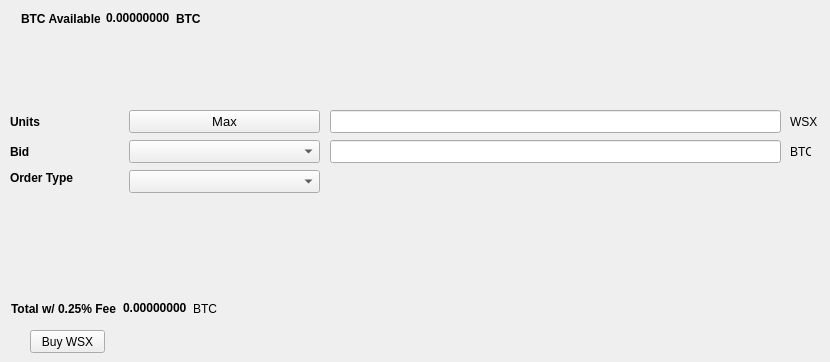
   <widget class="QWidget" name="BuyTab">
    <attribute name="title">
     <string>Buy</string>
    </attribute>
    <widget class="QPushButton" name="BuyICB">
     <property name="geometry">
      <rect>
       <x>30</x>
       <y>330</y>
       <width>75</width>
       <height>23</height>
      </rect>
     </property>
     <property name="text">
      <string>Buy WSX</string>
     </property>
    </widget>
    <widget class="QLabel" name="label_3">
     <property name="geometry">
      <rect>
       <x>10</x>
       <y>110</y>
       <width>46</width>
       <height>23</height>
      </rect>
     </property>
     <property name="font">
      <font>
       <weight>75</weight>
       <bold>true</bold>
      </font>
     </property>
     <property name="text">
      <string>Units</string>
     </property>
    </widget>
    <widget class="QLineEdit" name="UnitsInput">
     <property name="geometry">
      <rect>
       <x>330</x>
       <y>110</y>
       <width>451</width>
       <height>23</height>
      </rect>
     </property>
     <property name="font">
      <font>
       <pointsize>9</pointsize>
       <weight>75</weight>
       <bold>true</bold>
      </font>
     </property>
    </widget>
    <widget class="QLineEdit" name="BuyBidPriceEdit">
     <property name="geometry">
      <rect>
       <x>330</x>
       <y>140</y>
       <width>451</width>
       <height>23</height>
      </rect>
     </property>
     <property name="font">
      <font>
       <pointsize>9</pointsize>
       <weight>75</weight>
       <bold>true</bold>
      </font>
     </property>
    </widget>
    <widget class="QLabel" name="label_4">
     <property name="geometry">
      <rect>
       <x>790</x>
       <y>110</y>
       <width>31</width>
       <height>23</height>
      </rect>
     </property>
     <property name="text">
      <string>WSX</string>
     </property>
    </widget>
    <widget class="QLabel" name="label_5">
     <property name="geometry">
      <rect>
       <x>790</x>
       <y>140</y>
       <width>21</width>
       <height>23</height>
      </rect>
     </property>
     <property name="text">
      <string>BTC</string>
     </property>
    </widget>
    <widget class="QLabel" name="label_6">
     <property name="geometry">
      <rect>
       <x>10</x>
       <y>140</y>
       <width>46</width>
       <height>23</height>
      </rect>
     </property>
     <property name="font">
      <font>
       <weight>75</weight>
       <bold>true</bold>
      </font>
     </property>
     <property name="text">
      <string>Bid</string>
     </property>
    </widget>
    <widget class="QLabel" name="label_7">
     <property name="geometry">
      <rect>
       <x>10</x>
       <y>170</y>
       <width>71</width>
       <height>16</height>
      </rect>
     </property>
     <property name="font">
      <font>
       <weight>75</weight>
       <bold>true</bold>
      </font>
     </property>
     <property name="text">
      <string>Order Type</string>
     </property>
    </widget>
    <widget class="QPushButton" name="Buy_Max_Amount">
     <property name="geometry">
      <rect>
       <x>129</x>
       <y>110</y>
       <width>191</width>
       <height>23</height>
      </rect>
     </property>
     <property name="font">
      <font>
       <pointsize>10</pointsize>
      </font>
     </property>
     <property name="text">
      <string>Max</string>
     </property>
    </widget>
    <widget class="QComboBox" name="BuyBidcomboBox">
     <property name="geometry">
      <rect>
       <x>129</x>
       <y>140</y>
       <width>191</width>
       <height>23</height>
      </rect>
     </property>
     <property name="font">
      <font>
       <pointsize>10</pointsize>
      </font>
     </property>
    </widget>
    <widget class="QComboBox" name="buyOrdertypeCombo">
     <property name="geometry">
      <rect>
       <x>129</x>
       <y>170</y>
       <width>191</width>
       <height>23</height>
      </rect>
     </property>
     <property name="font">
      <font>
       <pointsize>10</pointsize>
      </font>
     </property>
    </widget>
    <widget class="QWidget" name="layoutWidget">
     <property name="geometry">
      <rect>
       <x>21</x>
       <y>11</y>
       <width>180</width>
       <height>15</height>
      </rect>
     </property>
     <layout class="QHBoxLayout" name="horizontalLayout_3">
      <item>
       <widget class="QLabel" name="label232">
        <property name="font">
         <font>
          <weight>75</weight>
          <bold>true</bold>
         </font>
        </property>
        <property name="text">
         <string>BTC Available:</string>
        </property>
       </widget>
      </item>
      <item>
       <widget class="QLabel" name="BtcAvailableLbl">
        <property name="palette">
         <palette>
          <active>
           <colorrole role="WindowText">
            <brush brushstyle="SolidPattern">
             <color alpha="255">
              <red>0</red>
              <green>0</green>
              <blue>0</blue>
             </color>
            </brush>
           </colorrole>
           <colorrole role="Button">
            <brush brushstyle="SolidPattern">
             <color alpha="255">
              <red>0</red>
              <green>170</green>
              <blue>0</blue>
             </color>
            </brush>
           </colorrole>
           <colorrole role="Light">
            <brush brushstyle="SolidPattern">
             <color alpha="255">
              <red>0</red>
              <green>255</green>
              <blue>0</blue>
             </color>
            </brush>
           </colorrole>
           <colorrole role="Midlight">
            <brush brushstyle="SolidPattern">
             <color alpha="255">
              <red>0</red>
              <green>212</green>
              <blue>0</blue>
             </color>
            </brush>
           </colorrole>
           <colorrole role="Dark">
            <brush brushstyle="SolidPattern">
             <color alpha="255">
              <red>0</red>
              <green>85</green>
              <blue>0</blue>
             </color>
            </brush>
           </colorrole>
           <colorrole role="Mid">
            <brush brushstyle="SolidPattern">
             <color alpha="255">
              <red>0</red>
              <green>113</green>
              <blue>0</blue>
             </color>
            </brush>
           </colorrole>
           <colorrole role="Text">
            <brush brushstyle="SolidPattern">
             <color alpha="255">
              <red>0</red>
              <green>170</green>
              <blue>0</blue>
             </color>
            </brush>
           </colorrole>
           <colorrole role="BrightText">
            <brush brushstyle="SolidPattern">
             <color alpha="255">
              <red>255</red>
              <green>255</green>
              <blue>255</blue>
             </color>
            </brush>
           </colorrole>
           <colorrole role="ButtonText">
            <brush brushstyle="SolidPattern">
             <color alpha="255">
              <red>0</red>
              <green>0</green>
              <blue>0</blue>
             </color>
            </brush>
           </colorrole>
           <colorrole role="Base">
            <brush brushstyle="SolidPattern">
             <color alpha="255">
              <red>255</red>
              <green>255</green>
              <blue>255</blue>
             </color>
            </brush>
           </colorrole>
           <colorrole role="Window">
            <brush brushstyle="SolidPattern">
             <color alpha="255">
              <red>0</red>
              <green>170</green>
              <blue>0</blue>
             </color>
            </brush>
           </colorrole>
           <colorrole role="Shadow">
            <brush brushstyle="SolidPattern">
             <color alpha="255">
              <red>0</red>
              <green>0</green>
              <blue>0</blue>
             </color>
            </brush>
           </colorrole>
           <colorrole role="AlternateBase">
            <brush brushstyle="SolidPattern">
             <color alpha="255">
              <red>127</red>
              <green>212</green>
              <blue>127</blue>
             </color>
            </brush>
           </colorrole>
           <colorrole role="ToolTipBase">
            <brush brushstyle="SolidPattern">
             <color alpha="255">
              <red>255</red>
              <green>255</green>
              <blue>220</blue>
             </color>
            </brush>
           </colorrole>
           <colorrole role="ToolTipText">
            <brush brushstyle="SolidPattern">
             <color alpha="255">
              <red>0</red>
              <green>0</green>
              <blue>0</blue>
             </color>
            </brush>
           </colorrole>
          </active>
          <inactive>
           <colorrole role="WindowText">
            <brush brushstyle="SolidPattern">
             <color alpha="255">
              <red>0</red>
              <green>0</green>
              <blue>0</blue>
             </color>
            </brush>
           </colorrole>
           <colorrole role="Button">
            <brush brushstyle="SolidPattern">
             <color alpha="255">
              <red>0</red>
              <green>170</green>
              <blue>0</blue>
             </color>
            </brush>
           </colorrole>
           <colorrole role="Light">
            <brush brushstyle="SolidPattern">
             <color alpha="255">
              <red>0</red>
              <green>255</green>
              <blue>0</blue>
             </color>
            </brush>
           </colorrole>
           <colorrole role="Midlight">
            <brush brushstyle="SolidPattern">
             <color alpha="255">
              <red>0</red>
              <green>212</green>
              <blue>0</blue>
             </color>
            </brush>
           </colorrole>
           <colorrole role="Dark">
            <brush brushstyle="SolidPattern">
             <color alpha="255">
              <red>0</red>
              <green>85</green>
              <blue>0</blue>
             </color>
            </brush>
           </colorrole>
           <colorrole role="Mid">
            <brush brushstyle="SolidPattern">
             <color alpha="255">
              <red>0</red>
              <green>113</green>
              <blue>0</blue>
             </color>
            </brush>
           </colorrole>
           <colorrole role="Text">
            <brush brushstyle="SolidPattern">
             <color alpha="255">
              <red>0</red>
              <green>170</green>
              <blue>0</blue>
             </color>
            </brush>
           </colorrole>
           <colorrole role="BrightText">
            <brush brushstyle="SolidPattern">
             <color alpha="255">
              <red>255</red>
              <green>255</green>
              <blue>255</blue>
             </color>
            </brush>
           </colorrole>
           <colorrole role="ButtonText">
            <brush brushstyle="SolidPattern">
             <color alpha="255">
              <red>0</red>
              <green>0</green>
              <blue>0</blue>
             </color>
            </brush>
           </colorrole>
           <colorrole role="Base">
            <brush brushstyle="SolidPattern">
             <color alpha="255">
              <red>255</red>
              <green>255</green>
              <blue>255</blue>
             </color>
            </brush>
           </colorrole>
           <colorrole role="Window">
            <brush brushstyle="SolidPattern">
             <color alpha="255">
              <red>0</red>
              <green>170</green>
              <blue>0</blue>
             </color>
            </brush>
           </colorrole>
           <colorrole role="Shadow">
            <brush brushstyle="SolidPattern">
             <color alpha="255">
              <red>0</red>
              <green>0</green>
              <blue>0</blue>
             </color>
            </brush>
           </colorrole>
           <colorrole role="AlternateBase">
            <brush brushstyle="SolidPattern">
             <color alpha="255">
              <red>127</red>
              <green>212</green>
              <blue>127</blue>
             </color>
            </brush>
           </colorrole>
           <colorrole role="ToolTipBase">
            <brush brushstyle="SolidPattern">
             <color alpha="255">
              <red>255</red>
              <green>255</green>
              <blue>220</blue>
             </color>
            </brush>
           </colorrole>
           <colorrole role="ToolTipText">
            <brush brushstyle="SolidPattern">
             <color alpha="255">
              <red>0</red>
              <green>0</green>
              <blue>0</blue>
             </color>
            </brush>
           </colorrole>
          </inactive>
          <disabled>
           <colorrole role="WindowText">
            <brush brushstyle="SolidPattern">
             <color alpha="255">
              <red>0</red>
              <green>85</green>
              <blue>0</blue>
             </color>
            </brush>
           </colorrole>
           <colorrole role="Button">
            <brush brushstyle="SolidPattern">
             <color alpha="255">
              <red>0</red>
              <green>170</green>
              <blue>0</blue>
             </color>
            </brush>
           </colorrole>
           <colorrole role="Light">
            <brush brushstyle="SolidPattern">
             <color alpha="255">
              <red>0</red>
              <green>255</green>
              <blue>0</blue>
             </color>
            </brush>
           </colorrole>
           <colorrole role="Midlight">
            <brush brushstyle="SolidPattern">
             <color alpha="255">
              <red>0</red>
              <green>212</green>
              <blue>0</blue>
             </color>
            </brush>
           </colorrole>
           <colorrole role="Dark">
            <brush brushstyle="SolidPattern">
             <color alpha="255">
              <red>0</red>
              <green>85</green>
              <blue>0</blue>
             </color>
            </brush>
           </colorrole>
           <colorrole role="Mid">
            <brush brushstyle="SolidPattern">
             <color alpha="255">
              <red>0</red>
              <green>113</green>
              <blue>0</blue>
             </color>
            </brush>
           </colorrole>
           <colorrole role="Text">
            <brush brushstyle="SolidPattern">
             <color alpha="255">
              <red>0</red>
              <green>85</green>
              <blue>0</blue>
             </color>
            </brush>
           </colorrole>
           <colorrole role="BrightText">
            <brush brushstyle="SolidPattern">
             <color alpha="255">
              <red>255</red>
              <green>255</green>
              <blue>255</blue>
             </color>
            </brush>
           </colorrole>
           <colorrole role="ButtonText">
            <brush brushstyle="SolidPattern">
             <color alpha="255">
              <red>0</red>
              <green>85</green>
              <blue>0</blue>
             </color>
            </brush>
           </colorrole>
           <colorrole role="Base">
            <brush brushstyle="SolidPattern">
             <color alpha="255">
              <red>0</red>
              <green>170</green>
              <blue>0</blue>
             </color>
            </brush>
           </colorrole>
           <colorrole role="Window">
            <brush brushstyle="SolidPattern">
             <color alpha="255">
              <red>0</red>
              <green>170</green>
              <blue>0</blue>
             </color>
            </brush>
           </colorrole>
           <colorrole role="Shadow">
            <brush brushstyle="SolidPattern">
             <color alpha="255">
              <red>0</red>
              <green>0</green>
              <blue>0</blue>
             </color>
            </brush>
           </colorrole>
           <colorrole role="AlternateBase">
            <brush brushstyle="SolidPattern">
             <color alpha="255">
              <red>0</red>
              <green>170</green>
              <blue>0</blue>
             </color>
            </brush>
           </colorrole>
           <colorrole role="ToolTipBase">
            <brush brushstyle="SolidPattern">
             <color alpha="255">
              <red>255</red>
              <green>255</green>
              <blue>220</blue>
             </color>
            </brush>
           </colorrole>
           <colorrole role="ToolTipText">
            <brush brushstyle="SolidPattern">
             <color alpha="255">
              <red>0</red>
              <green>0</green>
              <blue>0</blue>
             </color>
            </brush>
           </colorrole>
          </disabled>
         </palette>
        </property>
        <property name="font">
         <font>
          <weight>75</weight>
          <bold>true</bold>
         </font>
        </property>
        <property name="text">
         <string>0.00000000</string>
        </property>
        <property name="textInteractionFlags">
         <set>Qt::LinksAccessibleByMouse|Qt::TextSelectableByKeyboard|Qt::TextSelectableByMouse</set>
        </property>
       </widget>
      </item>
      <item>
       <widget class="QLabel" name="BtcAvailableLbl_2">
        <property name="font">
         <font>
          <weight>75</weight>
          <bold>true</bold>
         </font>
        </property>
        <property name="text">
         <string>BTC</string>
        </property>
       </widget>
      </item>
     </layout>
    </widget>
    <widget class="QWidget" name="layoutWidget">
     <property name="geometry">
      <rect>
       <x>11</x>
       <y>301</y>
       <width>209</width>
       <height>15</height>
      </rect>
     </property>
     <layout class="QHBoxLayout" name="horizontalLayout_4">
      <item>
       <widget class="QLabel" name="label_9">
        <property name="font">
         <font>
          <weight>75</weight>
          <bold>true</bold>
         </font>
        </property>
        <property name="text">
         <string>Total w/ 0.25% Fee</string>
        </property>
       </widget>
      </item>
      <item>
       <widget class="QLabel" name="BuyCostLabel">
        <property name="palette">
         <palette>
          <active>
           <colorrole role="WindowText">
            <brush brushstyle="SolidPattern">
             <color alpha="255">
              <red>0</red>
              <green>0</green>
              <blue>0</blue>
             </color>
            </brush>
           </colorrole>
           <colorrole role="Button">
            <brush brushstyle="SolidPattern">
             <color alpha="255">
              <red>0</red>
              <green>170</green>
              <blue>0</blue>
             </color>
            </brush>
           </colorrole>
           <colorrole role="Light">
            <brush brushstyle="SolidPattern">
             <color alpha="255">
              <red>0</red>
              <green>255</green>
              <blue>0</blue>
             </color>
            </brush>
           </colorrole>
           <colorrole role="Midlight">
            <brush brushstyle="SolidPattern">
             <color alpha="255">
              <red>0</red>
              <green>212</green>
              <blue>0</blue>
             </color>
            </brush>
           </colorrole>
           <colorrole role="Dark">
            <brush brushstyle="SolidPattern">
             <color alpha="255">
              <red>0</red>
              <green>85</green>
              <blue>0</blue>
             </color>
            </brush>
           </colorrole>
           <colorrole role="Mid">
            <brush brushstyle="SolidPattern">
             <color alpha="255">
              <red>0</red>
              <green>113</green>
              <blue>0</blue>
             </color>
            </brush>
           </colorrole>
           <colorrole role="Text">
            <brush brushstyle="SolidPattern">
             <color alpha="255">
              <red>0</red>
              <green>170</green>
              <blue>0</blue>
             </color>
            </brush>
           </colorrole>
           <colorrole role="BrightText">
            <brush brushstyle="SolidPattern">
             <color alpha="255">
              <red>255</red>
              <green>255</green>
              <blue>255</blue>
             </color>
            </brush>
           </colorrole>
           <colorrole role="ButtonText">
            <brush brushstyle="SolidPattern">
             <color alpha="255">
              <red>0</red>
              <green>0</green>
              <blue>0</blue>
             </color>
            </brush>
           </colorrole>
           <colorrole role="Base">
            <brush brushstyle="SolidPattern">
             <color alpha="255">
              <red>255</red>
              <green>255</green>
              <blue>255</blue>
             </color>
            </brush>
           </colorrole>
           <colorrole role="Window">
            <brush brushstyle="SolidPattern">
             <color alpha="255">
              <red>0</red>
              <green>170</green>
              <blue>0</blue>
             </color>
            </brush>
           </colorrole>
           <colorrole role="Shadow">
            <brush brushstyle="SolidPattern">
             <color alpha="255">
              <red>0</red>
              <green>0</green>
              <blue>0</blue>
             </color>
            </brush>
           </colorrole>
           <colorrole role="AlternateBase">
            <brush brushstyle="SolidPattern">
             <color alpha="255">
              <red>127</red>
              <green>212</green>
              <blue>127</blue>
             </color>
            </brush>
           </colorrole>
           <colorrole role="ToolTipBase">
            <brush brushstyle="SolidPattern">
             <color alpha="255">
              <red>255</red>
              <green>255</green>
              <blue>220</blue>
             </color>
            </brush>
           </colorrole>
           <colorrole role="ToolTipText">
            <brush brushstyle="SolidPattern">
             <color alpha="255">
              <red>0</red>
              <green>0</green>
              <blue>0</blue>
             </color>
            </brush>
           </colorrole>
          </active>
          <inactive>
           <colorrole role="WindowText">
            <brush brushstyle="SolidPattern">
             <color alpha="255">
              <red>0</red>
              <green>0</green>
              <blue>0</blue>
             </color>
            </brush>
           </colorrole>
           <colorrole role="Button">
            <brush brushstyle="SolidPattern">
             <color alpha="255">
              <red>0</red>
              <green>170</green>
              <blue>0</blue>
             </color>
            </brush>
           </colorrole>
           <colorrole role="Light">
            <brush brushstyle="SolidPattern">
             <color alpha="255">
              <red>0</red>
              <green>255</green>
              <blue>0</blue>
             </color>
            </brush>
           </colorrole>
           <colorrole role="Midlight">
            <brush brushstyle="SolidPattern">
             <color alpha="255">
              <red>0</red>
              <green>212</green>
              <blue>0</blue>
             </color>
            </brush>
           </colorrole>
           <colorrole role="Dark">
            <brush brushstyle="SolidPattern">
             <color alpha="255">
              <red>0</red>
              <green>85</green>
              <blue>0</blue>
             </color>
            </brush>
           </colorrole>
           <colorrole role="Mid">
            <brush brushstyle="SolidPattern">
             <color alpha="255">
              <red>0</red>
              <green>113</green>
              <blue>0</blue>
             </color>
            </brush>
           </colorrole>
           <colorrole role="Text">
            <brush brushstyle="SolidPattern">
             <color alpha="255">
              <red>0</red>
              <green>170</green>
              <blue>0</blue>
             </color>
            </brush>
           </colorrole>
           <colorrole role="BrightText">
            <brush brushstyle="SolidPattern">
             <color alpha="255">
              <red>255</red>
              <green>255</green>
              <blue>255</blue>
             </color>
            </brush>
           </colorrole>
           <colorrole role="ButtonText">
            <brush brushstyle="SolidPattern">
             <color alpha="255">
              <red>0</red>
              <green>0</green>
              <blue>0</blue>
             </color>
            </brush>
           </colorrole>
           <colorrole role="Base">
            <brush brushstyle="SolidPattern">
             <color alpha="255">
              <red>255</red>
              <green>255</green>
              <blue>255</blue>
             </color>
            </brush>
           </colorrole>
           <colorrole role="Window">
            <brush brushstyle="SolidPattern">
             <color alpha="255">
              <red>0</red>
              <green>170</green>
              <blue>0</blue>
             </color>
            </brush>
           </colorrole>
           <colorrole role="Shadow">
            <brush brushstyle="SolidPattern">
             <color alpha="255">
              <red>0</red>
              <green>0</green>
              <blue>0</blue>
             </color>
            </brush>
           </colorrole>
           <colorrole role="AlternateBase">
            <brush brushstyle="SolidPattern">
             <color alpha="255">
              <red>127</red>
              <green>212</green>
              <blue>127</blue>
             </color>
            </brush>
           </colorrole>
           <colorrole role="ToolTipBase">
            <brush brushstyle="SolidPattern">
             <color alpha="255">
              <red>255</red>
              <green>255</green>
              <blue>220</blue>
             </color>
            </brush>
           </colorrole>
           <colorrole role="ToolTipText">
            <brush brushstyle="SolidPattern">
             <color alpha="255">
              <red>0</red>
              <green>0</green>
              <blue>0</blue>
             </color>
            </brush>
           </colorrole>
          </inactive>
          <disabled>
           <colorrole role="WindowText">
            <brush brushstyle="SolidPattern">
             <color alpha="255">
              <red>0</red>
              <green>85</green>
              <blue>0</blue>
             </color>
            </brush>
           </colorrole>
           <colorrole role="Button">
            <brush brushstyle="SolidPattern">
             <color alpha="255">
              <red>0</red>
              <green>170</green>
              <blue>0</blue>
             </color>
            </brush>
           </colorrole>
           <colorrole role="Light">
            <brush brushstyle="SolidPattern">
             <color alpha="255">
              <red>0</red>
              <green>255</green>
              <blue>0</blue>
             </color>
            </brush>
           </colorrole>
           <colorrole role="Midlight">
            <brush brushstyle="SolidPattern">
             <color alpha="255">
              <red>0</red>
              <green>212</green>
              <blue>0</blue>
             </color>
            </brush>
           </colorrole>
           <colorrole role="Dark">
            <brush brushstyle="SolidPattern">
             <color alpha="255">
              <red>0</red>
              <green>85</green>
              <blue>0</blue>
             </color>
            </brush>
           </colorrole>
           <colorrole role="Mid">
            <brush brushstyle="SolidPattern">
             <color alpha="255">
              <red>0</red>
              <green>113</green>
              <blue>0</blue>
             </color>
            </brush>
           </colorrole>
           <colorrole role="Text">
            <brush brushstyle="SolidPattern">
             <color alpha="255">
              <red>0</red>
              <green>85</green>
              <blue>0</blue>
             </color>
            </brush>
           </colorrole>
           <colorrole role="BrightText">
            <brush brushstyle="SolidPattern">
             <color alpha="255">
              <red>255</red>
              <green>255</green>
              <blue>255</blue>
             </color>
            </brush>
           </colorrole>
           <colorrole role="ButtonText">
            <brush brushstyle="SolidPattern">
             <color alpha="255">
              <red>0</red>
              <green>85</green>
              <blue>0</blue>
             </color>
            </brush>
           </colorrole>
           <colorrole role="Base">
            <brush brushstyle="SolidPattern">
             <color alpha="255">
              <red>0</red>
              <green>170</green>
              <blue>0</blue>
             </color>
            </brush>
           </colorrole>
           <colorrole role="Window">
            <brush brushstyle="SolidPattern">
             <color alpha="255">
              <red>0</red>
              <green>170</green>
              <blue>0</blue>
             </color>
            </brush>
           </colorrole>
           <colorrole role="Shadow">
            <brush brushstyle="SolidPattern">
             <color alpha="255">
              <red>0</red>
              <green>0</green>
              <blue>0</blue>
             </color>
            </brush>
           </colorrole>
           <colorrole role="AlternateBase">
            <brush brushstyle="SolidPattern">
             <color alpha="255">
              <red>0</red>
              <green>170</green>
              <blue>0</blue>
             </color>
            </brush>
           </colorrole>
           <colorrole role="ToolTipBase">
            <brush brushstyle="SolidPattern">
             <color alpha="255">
              <red>255</red>
              <green>255</green>
              <blue>220</blue>
             </color>
            </brush>
           </colorrole>
           <colorrole role="ToolTipText">
            <brush brushstyle="SolidPattern">
             <color alpha="255">
              <red>0</red>
              <green>0</green>
              <blue>0</blue>
             </color>
            </brush>
           </colorrole>
          </disabled>
         </palette>
        </property>
        <property name="font">
         <font>
          <weight>75</weight>
          <bold>true</bold>
         </font>
        </property>
        <property name="autoFillBackground">
         <bool>false</bool>
        </property>
        <property name="text">
         <string>0.00000000</string>
        </property>
        <property name="textInteractionFlags">
         <set>Qt::LinksAccessibleByMouse|Qt::TextSelectableByMouse</set>
        </property>
       </widget>
      </item>
      <item>
       <widget class="QLabel" name="label_10">
        <property name="font">
         <font>
          <weight>50</weight>
          <bold>false</bold>
         </font>
        </property>
        <property name="text">
         <string>BTC</string>
        </property>
       </widget>
      </item>
     </layout>
    </widget>
   </widget>
